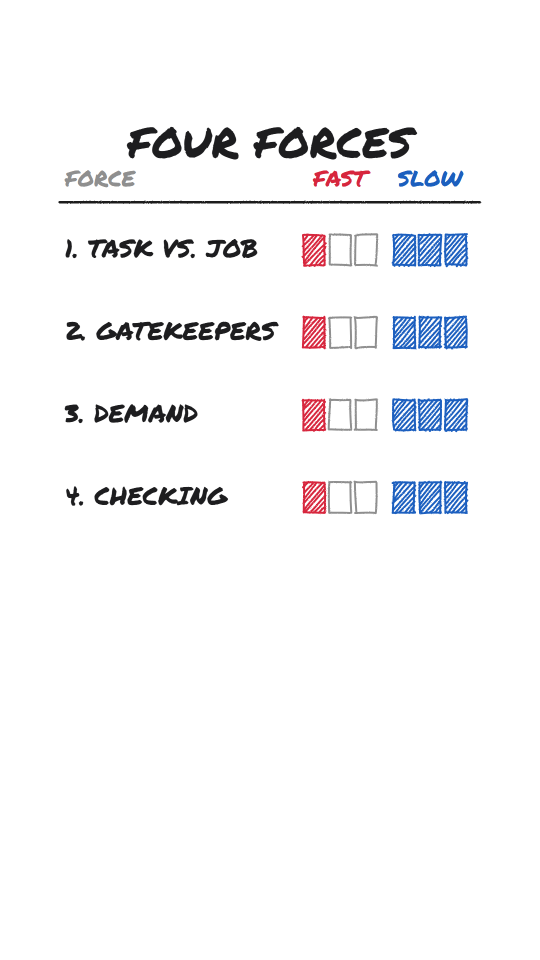
#> input picture four-forces/videos/stills/c17c-forces-slow.png, 1080 x 1920 px, found by its file name (shown at 1/2 size)
$ python cover.py
#> lines starting #> are read from the running program, lines starting #| are printed output that depends on the picture
"""SUPERSEDED (2026-10-16): covers are 1080x1920 from now on (docs/video-playbook.md section 6); David's
shipped thumbnail is projects/amara/cover.jpg. Kept for the record.

4:5 cover image (1080x1350) from the final four-forces frame, with empty room at the bottom for
David to add text in Instagram Edits.

    python scripts/cover.py   (run from projects/amara/, after rendering video/out/stills/c17c-forces-slow.png)

Unlike shared/video-kit/carousel_frame.py (which centers the chart), this pins the chart to the top
so the bottom ~460px stay white.
"""
from pathlib import Path

from PIL import Image

ROOT = Path(__file__).resolve().parents[1]
SRC = ROOT / "video/out/stills/c17c-forces-slow.png"
OUT = ROOT / "video/out/cover-4x5.png"
W, H = 1080, 1350
CROP_TOP, CROP_BOTTOM = 230, 1060  # the title through the last table row, plus a little air
TOP_MARGIN = 60

src = Image.open(SRC).convert("RGB")
#> src is the input picture: PIL image 1080x1920 RGB; mean R, G, B 246.2, 246.2, 247.7
assert src.size == (1080, 1920), src.size
chart = src.crop((0, CROP_TOP, W, CROP_BOTTOM))
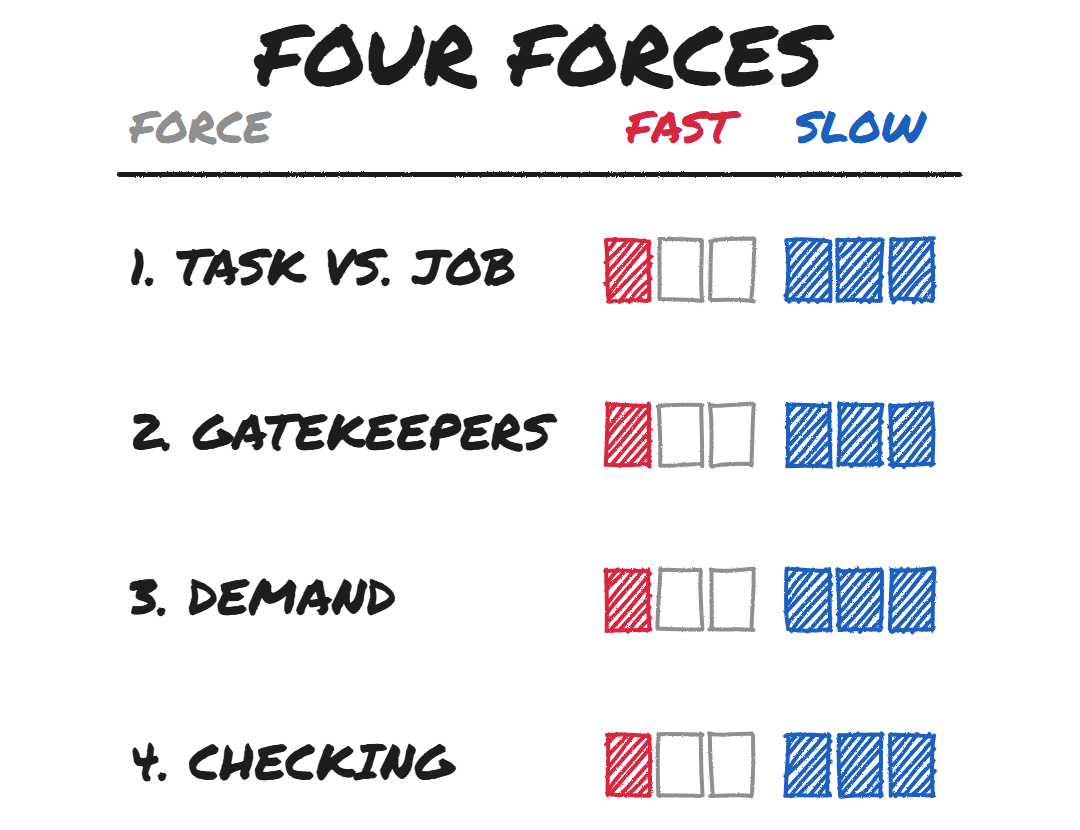
#> chart: PIL image 1080x830 RGB; mean R, G, B 234.7, 234.7, 238
cover = Image.new("RGB", (W, H), "white")
#> cover: PIL image 1080x1350 RGB; every value is 255
cover.paste(chart, (0, TOP_MARGIN))
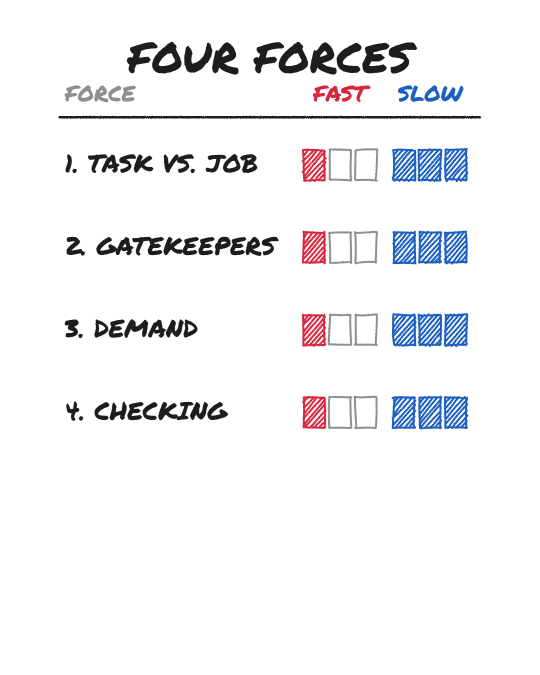
#> cover: PIL image 1080x1350 RGB (shown at 1/2 size); mean R, G, B 242.5, 242.5, 244.6
cover.save(OUT)
print(f"{OUT}: {W}x{H}; free space at the bottom: {H - TOP_MARGIN - chart.height}px")
#| four-forces/video/out/cover-4x5.png: 1080x1350; free space at the bottom: 460px

$ run again, with four-forces/videos/stills/c08-waterfall-pretrend.png copied over four-forces/videos/stills/c17c-forces-slow.png
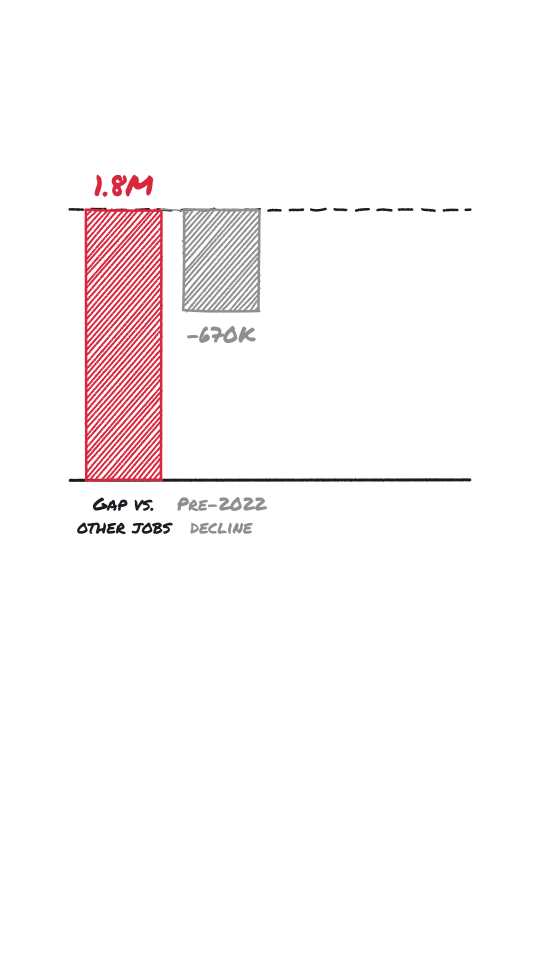
#> input picture four-forces/videos/stills/c08-waterfall-pretrend.png, 1080 x 1920 px, found by its file name (shown at 1/2 size)
#> src is the input picture: PIL image 1080x1920 RGB; mean R, G, B 251.8, 247.6, 248.2
#> `chart = src.crop((0, CROP_TOP, W, CROP_BOTTOM))`:
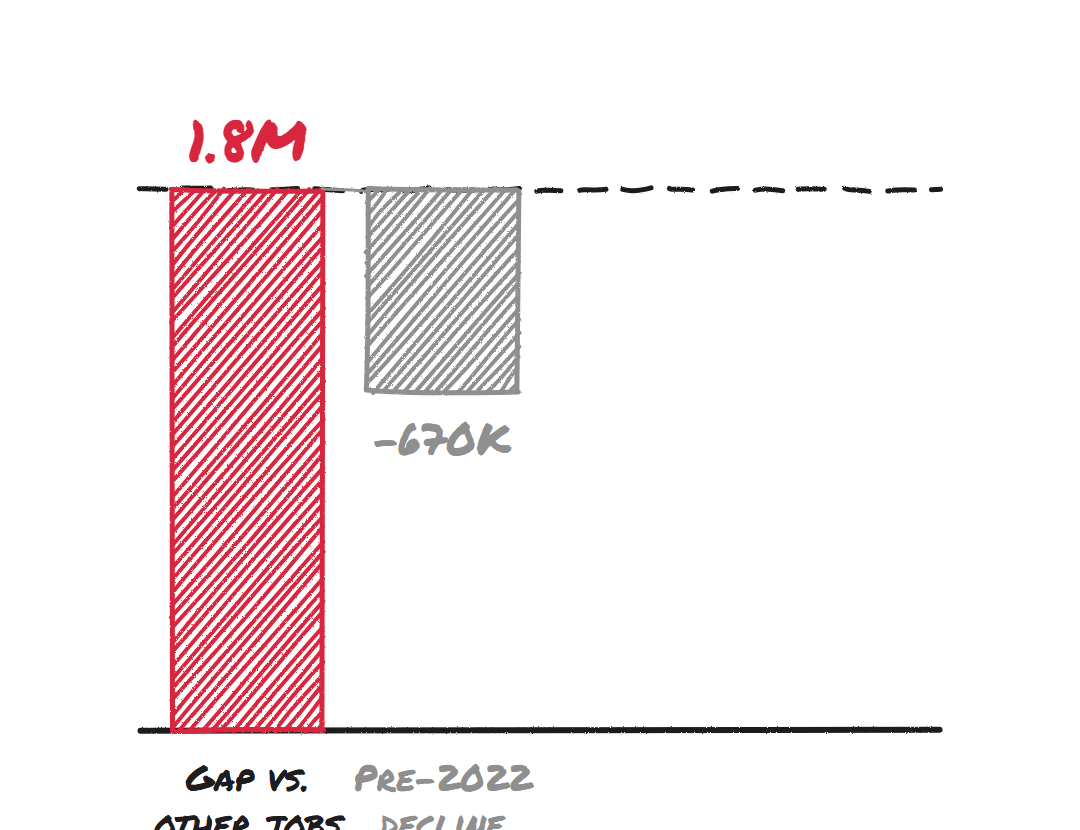
#> chart: PIL image 1080x830 RGB; mean R, G, B 247.7, 238.2, 239.4
#> `cover.paste(chart, (0, TOP_MARGIN))`:
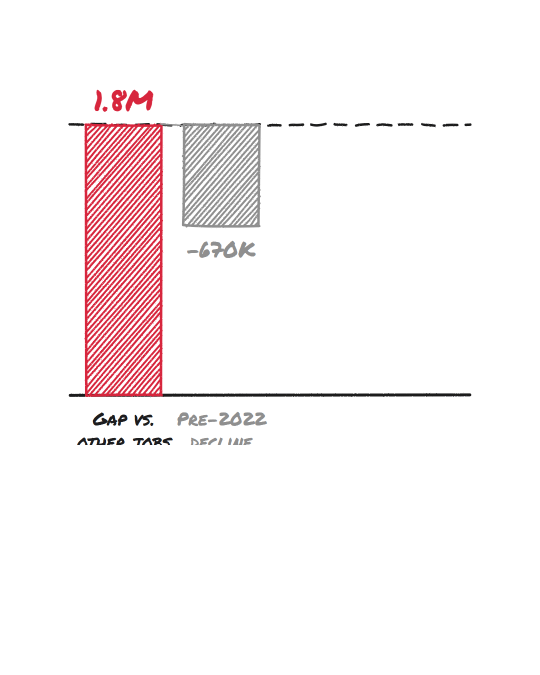
#> cover: PIL image 1080x1350 RGB (shown at 1/2 size); mean R, G, B 250.5, 244.7, 245.4
#| four-forces/video/out/cover-4x5.png: 1080x1350; free space at the bottom: 460px
